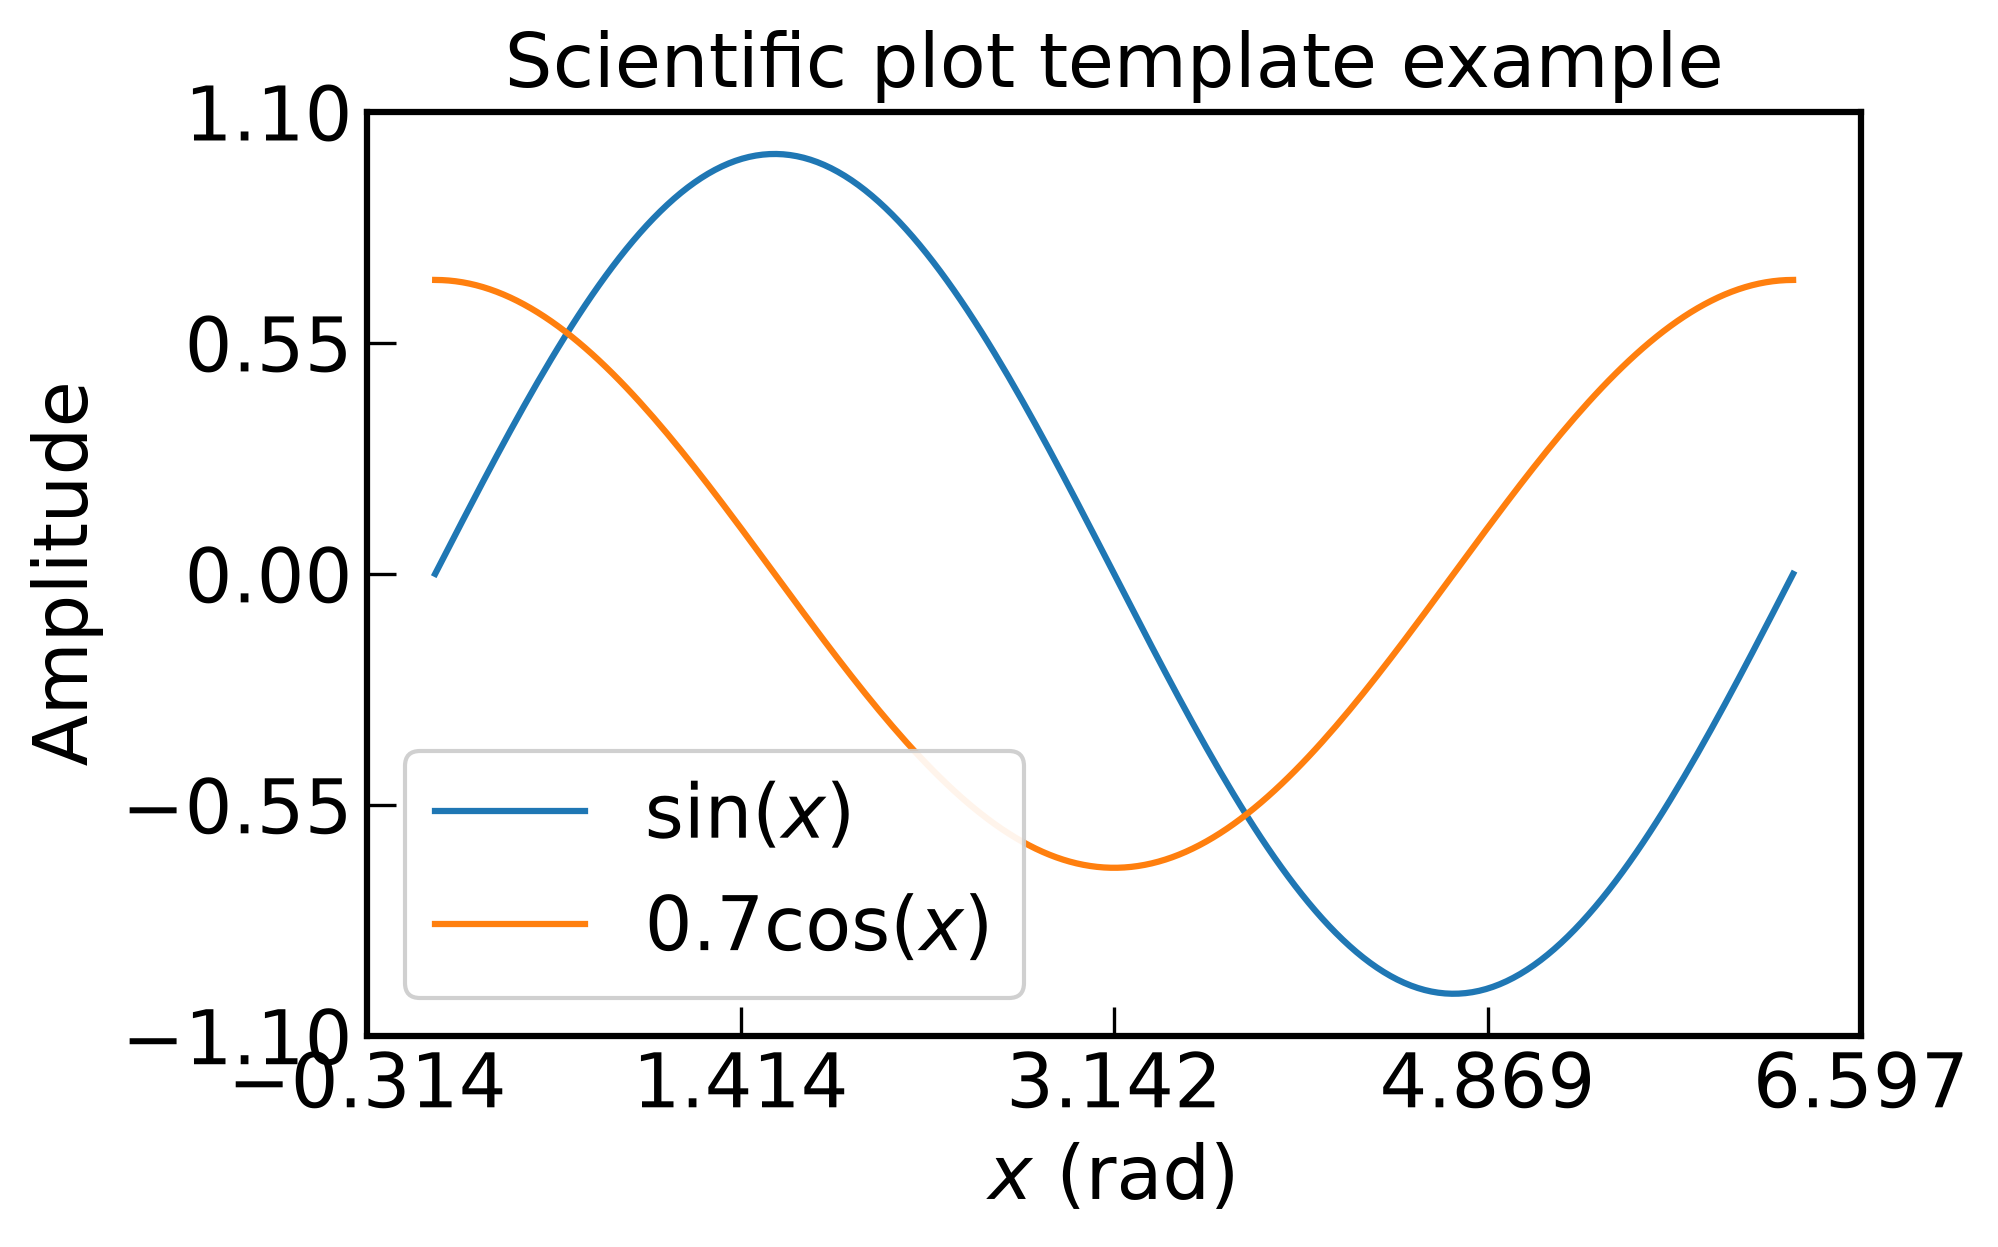

Recreate this plot in Python.
#!/usr/bin/env python3
"""Example figure using the scientific plot template."""

from __future__ import annotations

import sys
from pathlib import Path

import matplotlib.pyplot as plt
import numpy as np

ROOT = Path(__file__).resolve().parents[1]
sys.path.insert(0, str(ROOT / "shared"))

from scientific_plot import finalize_scientific_axes, legend_inside_axes


def main() -> None:
    x = np.linspace(0, 2 * np.pi, 200)
    y1 = np.sin(x)
    y2 = 0.7 * np.cos(x)

    fig, ax = plt.subplots(figsize=(7, 4.5))
    ax.plot(x, y1, label=r"$\sin(x)$")
    ax.plot(x, y2, label=r"$0.7\cos(x)$")

    ax.set_xlabel(r"$x$ (rad)")
    ax.set_ylabel("Amplitude")
    ax.set_title("Scientific plot template example")

    legend_inside_axes(ax)

    finalize_scientific_axes(ax, num_xticks=5, num_yticks=5)

    fig.tight_layout()
    out = Path(__file__).resolve().parent / "example_scientific_plot.png"
    fig.savefig(out)
    print(f"Saved: {out}")


if __name__ == "__main__":
    main()
